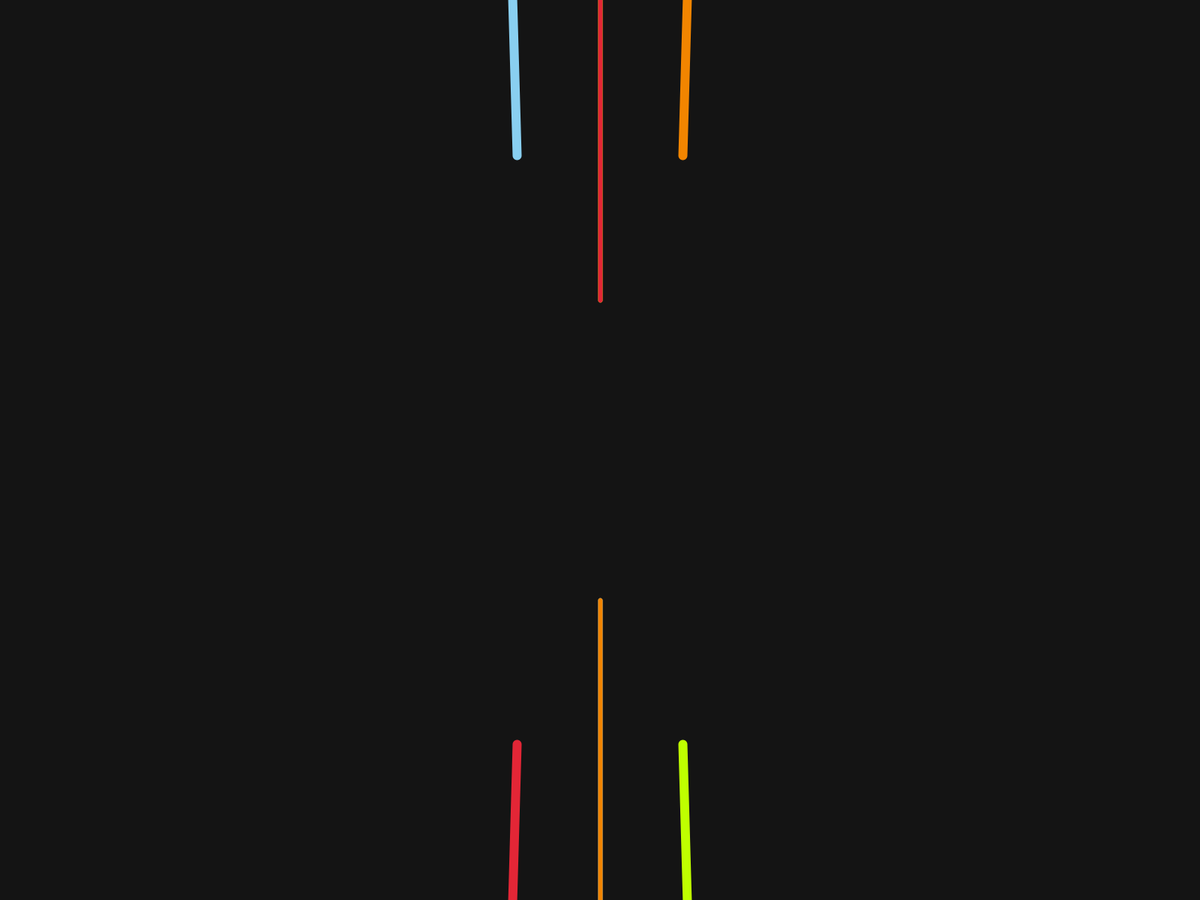
Frame 1 (no input)
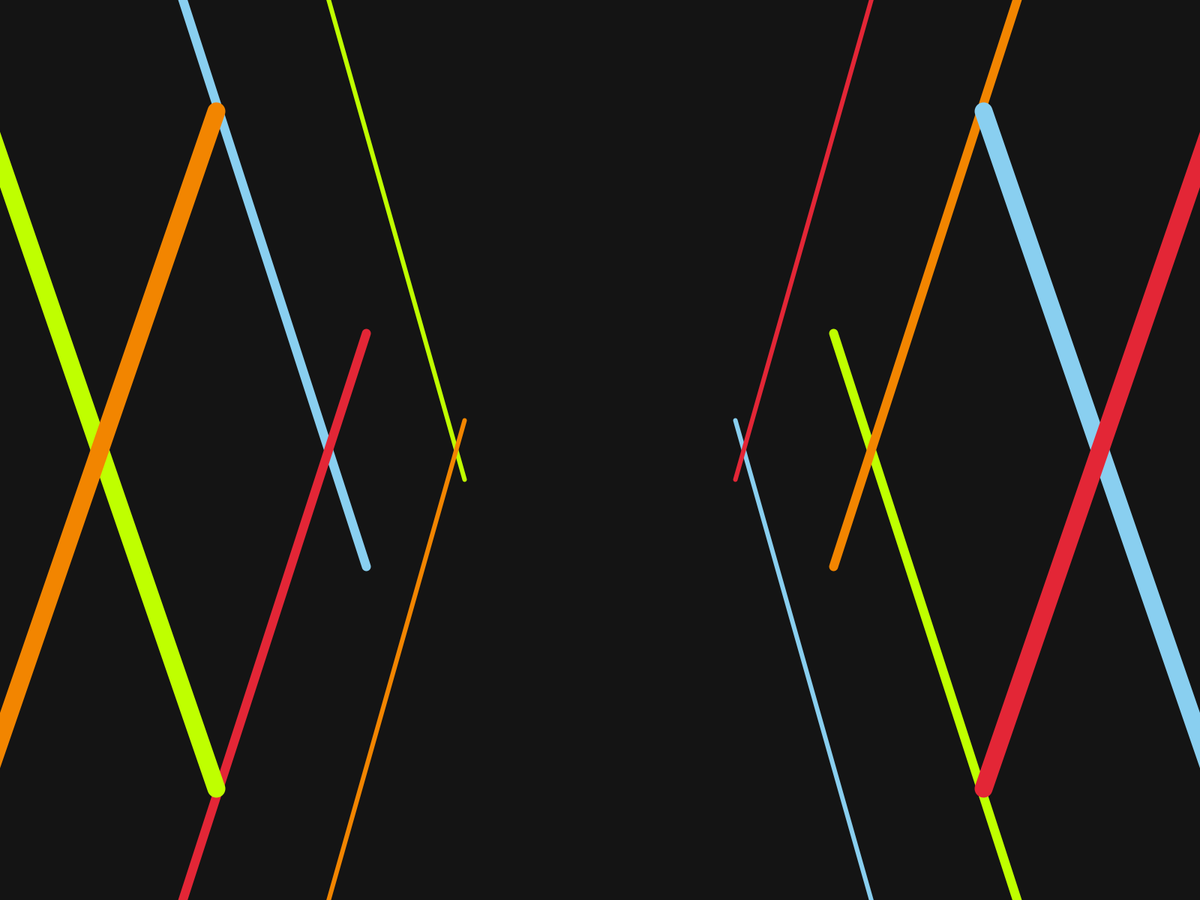
Frame 60 (the mouse pressed at the canvas centre just before this capture)
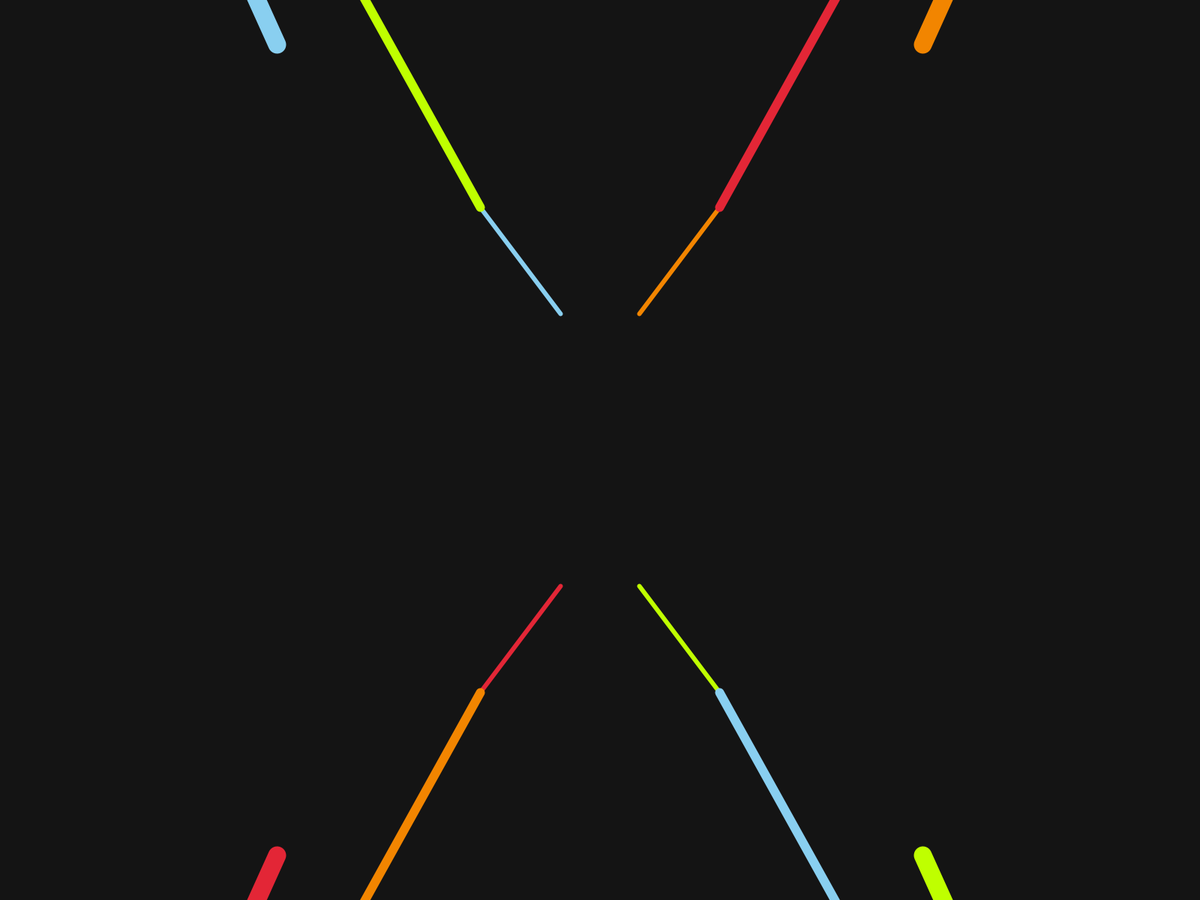
Frame 120 (the mouse held since frame 60 and released just before this capture)

The Processing sketch that drew these frames (run headless with seeded random() and noise(); from frame 60 on, the mouse is pressed at the canvas centre):

// Processing sketch: Parametric_Lines
// ── Parametric_Lines.pde
/*
   Viraj Bhartiya
   Code Freak
   Parametric Lines
   
*/

static final int NUM_LINES = 10;

float t;

void setup(){
  fullScreen();
 // frameRate(10);
}

void draw(){
  background(20);
  //stroke(167,252,0 );
  //stroke(120);
  strokeWeight(3);
  translate(width/2,height/2);
   
  for (int i = 0;i < NUM_LINES ; i++){
    scale(-2);
  stroke(191,255,0 );
  line(x1(t +i*2),y1(t+i*2),x2(t+i*2),y2(t+i*2)*2.7 );
  stroke(137,207,240 );
  line(-(x1(t +i*2)),(-(y1(t+i*2))),(-(x2(t+i*2))),(-(y2(t+i*2)*2.7)) );
  stroke(227,38,54 );
  line(-(x1(t +i*2)),y1(t+i*2),(-(x2(t+i*2))),y2(t+i*2)*2.7 );
  stroke(242,133,0);
  line(x1(t +i*2),(-(y1(t+i*2))),x2(t+i*2),(-(y2(t+i*2)*2.7)) );
  } 
  t+=0.3;
}


float x1(float t){
  return sin(t/10)*100 + sin(t/5)*20;
}
float y1(float t){
  return cos(t /10)*100;
}
float x2(float t){
  return sin(t/10)*200 + sin(t)*2;
}
float y2(float t){
  return cos(t /20)*200 + cos(t/12) * 20;
}
